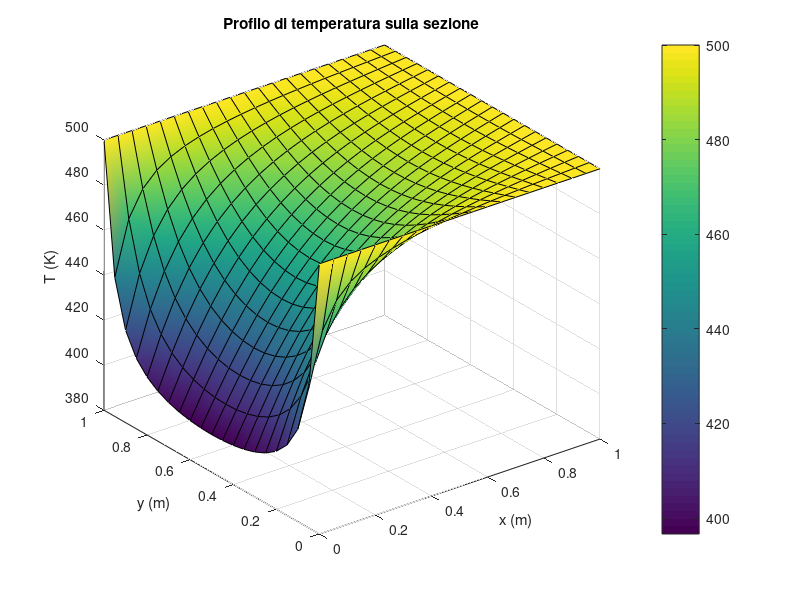

MATLAB code for this plot: (Note: this script raises an error after producing the figure.)
% Esercitazione 11, esercizio 1 - Transitorio
% Simone Canevarolo
% S269893
% 31/01/2024

% Una grande fornace industriale è sostenuta da una colonna di mattoni, di lato 1 m × 1 m.
% Durante l’operazione in condizioni stazionarie, l’installazione del forno è tale per cui tre
% facce della colonna sono mantenute a 500 K, mentre la faccia rimanente è esposta a una
% corrente di aria a 300 K, con un coefficiente di scambio termico h = 10 W/m2K. Determinare
% la mappa di temperatura sulla sezione della colonna e la potenza dispersa nell’aria, per unità
% di lunghezza della colonna.

clear all
close all
clc

%%

Taria = 380; % temperatura, [K]
Timp = 500; % temperatura imposta, [K]
ll = 1; % lunghezza, [m]

ro = 1920; % densità, kg/m^3
cond = 0.72; % conducibilità termica, W/K/m
cp = 835; % calore specifico, J/kg/K
hh = 10; % coefficiente di scambio termico, W/m^2/K

dx = 5e-2; % m
dy = dx;

xx = (0:dx:ll)';
yy = xx;

Nx = length(xx);
Ny = length(yy);
Ntot = Nx*Ny;

[xmat,ymat] = meshgrid(xx,yy);

% Costruisco matrice AA

AA = sparse([],[],[],Ntot,Ntot,5*Ntot);

% creo il cornicione della matrice
for ii=2:Nx-1
    for jj=2:Ny-1

        kk=Nx*(jj-1)+ii; % dichiaro la variabile kk
        AA(kk,kk-Nx) = 1/dy^2;
        AA(kk,kk-1) = 1/dx^2;
        AA(kk,kk) = -2/dx^2-2/dy^2;
        AA(kk,kk+1) = 1/dx^2;
        AA(kk,kk+Nx) = 1/dy^2;

    end
end

bb = zeros(Ntot,1);

%% Imposto le condizioni al contorno
% Inserisco il lato con convezione (Robin) a Nord, nei restanti ho temperatura
% imposta (Dirichlet)

% Ovest, temperatura imposta
kk = 1:Nx;
AA(kk,:) = 0;
AA(kk,kk) = eye(length(kk));
bb(kk) = Timp;

% Est, temperatura imposta
kk = Nx*(Ny-1)+1:Ntot;
AA(kk,:) = 0;
AA(kk,kk) = eye(length(kk));
bb(kk) = Timp;

% Sud, temperatura imposta
kk = Nx:Nx:Ntot;
AA(kk,:) = 0;
AA(kk,kk) = eye(length(kk));
bb(kk) = Timp;

% Nord, convezione (Robin)

ii=1;
% AA(Nx+1:Nx:Ntot-Nx,:) = 0; % lato nord dal secondo punto al penultimo

for jj=2:Ny-1

    kk=ii+(jj-1)*Nx;
    AA(kk,kk-Nx)=cond/2/dy^2;
    AA(kk,kk)=-(cond/dx^2+cond/dy^2+hh/dx);
    AA(kk,kk+1)=cond/dx^2;
    AA(kk,kk+Nx)=cond/2/dy^2;
    bb(kk)=-hh/dx*Taria;

end

TT=AA\bb;
TTT=reshape(TT,Nx,Ny);

surf(xmat',ymat',TTT,'FaceColor','interp')
colorbar
xlabel('x (m)')
ylabel('y (m)')
zlabel('T (K)')
title('Profilo di temperatura sulla sezione')


%% TRANSITORIO
Taria=30;
dt = 1; % s
tmax = 10000; % s
% tt = (0:dt:tmax);

BB = eye(length(Ntot))-cond*dt*AA/ro/cp;
dd = zeros(length(BB),1); % matrice coefficienti

iimax = 1000;
ii = 1;

toll = 1e-5;
err = toll+1;

Tm = TT;

while err>toll

Tnoto = Tm;
ii = ii+1;

kk = 1:Nx;
BB(kk,:) = 0;
BB(kk,kk) = eye(length(kk));
Tnoto(kk) = Timp;

kk = Nx*(Ny-1)+1:Ntot;
BB(kk,:) = 0;
BB(kk,kk) = eye(length(kk));
Tnoto(kk) = Timp;

kk = Nx:Nx:Ntot;
BB(kk,:) = 0;
BB(kk,kk) = eye(length(kk));
Tnoto(kk) = Timp;

ii=1;
% BB(Nx+1:Nx:Ntot-Nx,:) = 0; % lato nord dal secondo punto al penultimo

for jj=2:Ny-1

    kk=ii+(jj-1)*Nx;
    BB(kk,kk-Nx)=cond/2/dy^2;
    BB(kk,kk)=-(cond/dx^2+cond/dy^2+hh/dx);
    BB(kk,kk+1)=cond/dx^2;
    BB(kk,kk+Nx)=cond/2/dy^2;
    Tnoto(kk)=-hh/dx*Taria;

end


Tnew = BB\Tnoto;

err = norm(Tnew-Tm)/norm(Tm-Taria);

Tm = Tnew;

end

TT_new = reshape(Tnew,Nx,Ny);

figure (2)
surf(xmat,ymat,TT_new')

